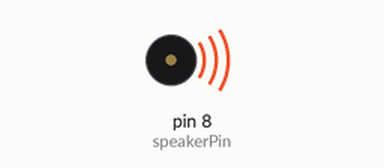
Simulated run of this sketch. Board: Arduino Uno, built with avr-gcc and run on an emulated ATmega328P. On the bench: buzzer (waves = sounding).

Above: at 0.1 s.
At 8.8 s:
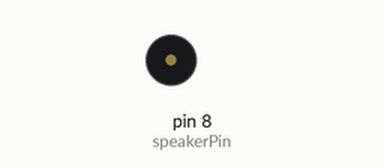
Timing chart, 0 to 10.3 s (numbered marks = the images above):
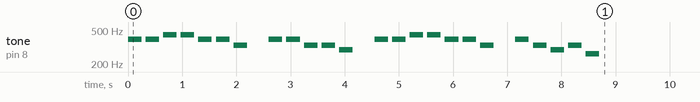

The sketch:

CH_49_01.ino
```cpp
#include <pitches.h>

int speakerPin = 8;       // 스피커 연결 핀

int melody[] = {        // 학교종 멜로디. 0은 쉼표
  NOTE_G4, NOTE_G4, NOTE_A4, NOTE_A4, NOTE_G4, NOTE_G4, NOTE_E4, 0,
  NOTE_G4, NOTE_G4, NOTE_E4, NOTE_E4, NOTE_D4, 0,
  NOTE_G4, NOTE_G4, NOTE_A4, NOTE_A4, NOTE_G4, NOTE_G4, NOTE_E4, 0,
  NOTE_G4, NOTE_E4, NOTE_D4, NOTE_E4, NOTE_C4, 0
};

int duration = 4;       // 모든 음표는 4분음표로 통일

void setup() {
  for (int thisNote = 0; thisNote < sizeof(melody) / sizeof(int); thisNote++) {
    int noteLength = 1000 / duration;   // 음표 길이를 시간으로 변환
    // tone 함수로 지정한 음을 지정한 시간 동안 재생하기 시작
    tone(speakerPin, melody[thisNote], noteLength);

    // 음표와 음표 사이의 시간 간격 설정
    // 음표 길이에 30%를 더해서 재생
    int pauseBetweenNotes = noteLength * 1.30;
    delay(pauseBetweenNotes);
  }
}

void loop() {
}
```
